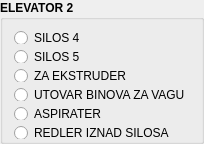
         <widget class="QGroupBox" name="groupBox_3">
          <property name="font">
           <font>
            <pointsize>9</pointsize>
            <weight>75</weight>
            <bold>true</bold>
           </font>
          </property>
          <property name="title">
           <string>ELEVATOR 2</string>
          </property>
          <layout class="QVBoxLayout" name="verticalLayout_9">
           <property name="bottomMargin">
            <number>2</number>
           </property>
           <item>
            <widget class="QRadioButton" name="srednji_ele2_1">
             <property name="maximumSize">
              <size>
               <width>16777215</width>
               <height>13</height>
              </size>
             </property>
             <property name="font">
              <font>
               <pointsize>9</pointsize>
               <weight>50</weight>
               <bold>false</bold>
              </font>
             </property>
             <property name="text">
              <string>SILOS 4</string>
             </property>
            </widget>
           </item>
           <item>
            <widget class="QRadioButton" name="srednji_ele2_2">
             <property name="maximumSize">
              <size>
               <width>16777215</width>
               <height>13</height>
              </size>
             </property>
             <property name="font">
              <font>
               <pointsize>9</pointsize>
               <weight>50</weight>
               <bold>false</bold>
              </font>
             </property>
             <property name="text">
              <string>SILOS 5</string>
             </property>
            </widget>
           </item>
           <item>
            <widget class="QRadioButton" name="srednji_ele2_3">
             <property name="maximumSize">
              <size>
               <width>16777215</width>
               <height>13</height>
              </size>
             </property>
             <property name="font">
              <font>
               <pointsize>9</pointsize>
               <weight>50</weight>
               <bold>false</bold>
              </font>
             </property>
             <property name="text">
              <string>ZA EKSTRUDER</string>
             </property>
            </widget>
           </item>
           <item>
            <widget class="QRadioButton" name="srednji_ele2_4">
             <property name="maximumSize">
              <size>
               <width>16777215</width>
               <height>13</height>
              </size>
             </property>
             <property name="font">
              <font>
               <pointsize>9</pointsize>
               <weight>50</weight>
               <bold>false</bold>
              </font>
             </property>
             <property name="text">
              <string>UTOVAR BINOVA ZA VAGU</string>
             </property>
            </widget>
           </item>
           <item>
            <widget class="QRadioButton" name="srednji_ele2_5">
             <property name="maximumSize">
              <size>
               <width>16777215</width>
               <height>13</height>
              </size>
             </property>
             <property name="font">
              <font>
               <weight>50</weight>
               <bold>false</bold>
              </font>
             </property>
             <property name="text">
              <string>ASPIRATER</string>
             </property>
            </widget>
           </item>
           <item>
            <widget class="QRadioButton" name="srednji_ele2_6">
             <property name="maximumSize">
              <size>
               <width>16777215</width>
               <height>13</height>
              </size>
             </property>
             <property name="font">
              <font>
               <weight>50</weight>
               <bold>false</bold>
              </font>
             </property>
             <property name="text">
              <string>REDLER IZNAD SILOSA</string>
             </property>
            </widget>
           </item>
          </layout>
         </widget>
